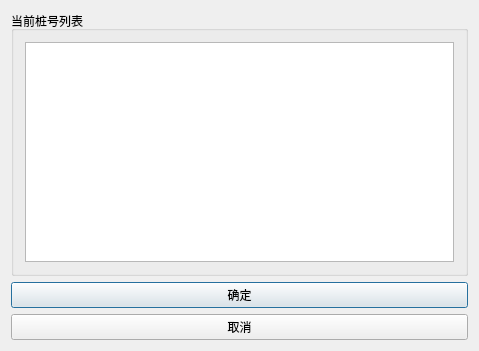
<?xml version="1.0" encoding="UTF-8"?>
<ui version="4.0">
 <class>hnMileAdjustDlg</class>
 <widget class="QDialog" name="hnMileAdjustDlg">
  <property name="geometry">
   <rect>
    <x>0</x>
    <y>0</y>
    <width>479</width>
    <height>351</height>
   </rect>
  </property>
  <property name="windowTitle">
   <string>较桩窗口</string>
  </property>
  <layout class="QVBoxLayout" name="verticalLayout_2">
   <item>
    <widget class="QGroupBox" name="groupBox">
     <property name="title">
      <string>当前桩号列表</string>
     </property>
     <layout class="QVBoxLayout" name="verticalLayout">
      <item>
       <widget class="QTableWidget" name="tableWidget"/>
      </item>
     </layout>
    </widget>
   </item>
   <item>
    <widget class="QPushButton" name="pushButton">
     <property name="text">
      <string>确定</string>
     </property>
    </widget>
   </item>
   <item>
    <widget class="QPushButton" name="pushButton_2">
     <property name="text">
      <string>取消</string>
     </property>
    </widget>
   </item>
  </layout>
 </widget>
 <layoutdefault spacing="6" margin="11"/>
 <resources/>
 <connections/>
</ui>
